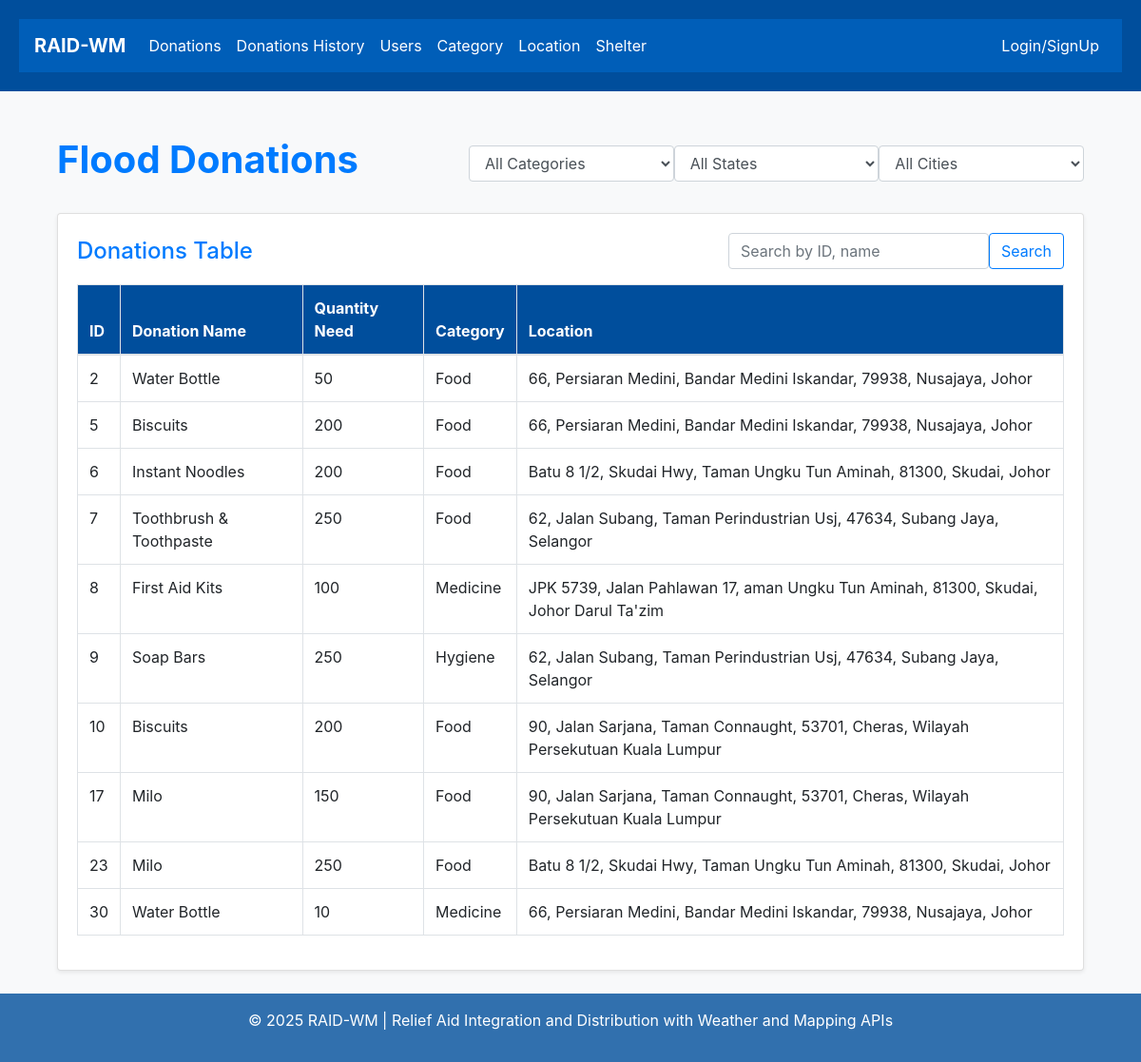
The page / on the database its author committed.
### members/models.py (models this page shows, shortened)
class Donation(models.Model):
    donationName = models.CharField(max_length=100)
    donationQuantity = models.IntegerField()
    category = models.ForeignKey(Category, on_delete=models.CASCADE, null=True, blank=True)
    location = models.ForeignKey(Location, on_delete=models.CASCADE, null=True, blank=True)

class Category(models.Model):
    name = models.CharField(max_length=50)
    def __str__(self):
        return self.name

class Location(models.Model):
    house_number = models.CharField(max_length=10)
    street_name = models.CharField(max_length=100)
    residential_area = models.CharField(max_length=100)
    postcode = models.CharField(max_length=10)
    city = models.CharField(max_length=100)
    state = models.CharField(max_length=100)
    def __str__(self):
        return f"{self.house_number}, {self.street_name}, {self.residential_area}, {self.postcode}, {self.city}, {self.state}"

### members/views.py (the view)
# urls.py: path("", views.donation_list, name="donation"),
def donation_list(request):
    query = request.GET.get('q', '').strip()
    category_id = request.GET.get('category')
    state = request.GET.get('state')
    city = request.GET.get('city')
    donations = Donation.objects.select_related('location', 'category').all()
    if query:
        donations = donations.filter(
            Q(id__iexact=query) |
            Q(donationName__icontains=query)
        )
    if category_id:
        donations = donations.filter(category__id=category_id)
    if state:
        donations = donations.filter(location__state=state)
    if city:
        donations = donations.filter(location__city=city)
    categories = Category.objects.all()
    states = Location.objects.values_list('state', flat=True).distinct()
    cities = Location.objects.values_list('city', flat=True).distinct()
    context = {
        'donations': donations,
        'categories': categories,
        'states': states,
        'cities': cities,
        'selected_category': category_id,
        'selected_state': state,
        'selected_city': city,
        'query': query,
    }
    return render(request, 'donation/donation.html', context)

### members/templates/donation/donation.html (shortened to what this page needs)
{% extends "master.html" %}
{% block content %}
<div class="container mt-4">
  <div class="d-flex justify-content-between align-items-center mb-4">
    <h1 class="text-primary font-weight-bold">Flood Donations</h1>
    <form method="get" class="d-flex align-items-center">
      <select name="category" class="form-control form-select" onchange="this.form.submit()">
        <option value="">All Categories</option>
      </select>
      <select name="state" class="form-control me-2" onchange="this.form.submit()">
        <option value="">All States</option>
      </select>
      <select name="city" class="form-control" onchange="this.form.submit()">
        <option value="">All Cities</option>
      </select>
    </form>
  </div>
  <div class="card shadow-sm mb-4">
    <div class="card-body">
        <div class="d-flex justify-content-between align-items-center flex-wrap mb-3">
            <h4 class="card-title mb-0 text-primary">Donations Table</h4>
            <form method="get" action="" class="d-flex">
              <input type="text" name="q" class="form-control me-2" placeholder="Search by ID, name" value="{{ query|default:'' }}">
              <button type="submit" class="btn btn-outline-primary">Search</button>
            </form>
        </div>
      {% if donations %}
      <div class="table-responsive">
        <table class="table table-bordered table-hover">
          <thead style="background-color: #004e9c; color: white;">
            <tr>
              <th>ID</th>
              <th>Donation Name</th>
              <th>Quantity Need</th>
              <th>Category</th>
              <th>Location</th>
            </tr>
          </thead>
          <tbody>
            {% for donation in donations %}
            <tr>
              <td>{{ donation.id }}</td>
              <td>{{ donation.donationName }}</td>
              <td>{{ donation.donationQuantity }}</td>
              <td>{{ donation.category }}</td>
              <td>{{ donation.location }}</td>
            </tr>
            {% endfor %}
          </tbody>
        </table>
      </div>
      {% else %}
      <div class="alert alert-info mt-3" role="alert">
        No donations found.
      </div>
      {% endif %}
    </div>
  </div>
</div>
{% endblock %}

### members/templates/master.html (style rules this page uses)
html, body { height: 100%; margin: 0; background-color: #f8f9fa; }

### rows shown on the page
Donation: id "2", donationName "Water Bottle", donationQuantity "50", category "Food", location "66, Persiaran Medini, Bandar Medini Iskandar, 79938, Nusajaya, Johor"
Donation: id "5", donationName "Biscuits", donationQuantity "200", category "Food", location "66, Persiaran Medini, Bandar Medini Iskandar, 79938, Nusajaya, Johor"
Donation: id "6", donationName "Instant Noodles", donationQuantity "200", category "Food", location "Batu 8 1/2, Skudai Hwy, Taman Ungku Tun Aminah, 81300, Skudai, Johor"
Donation: id "7", donationName "Toothbrush & Toothpaste", donationQuantity "250", category "Food", location "62, Jalan Subang, Taman Perindustrian Usj, 47634, Subang Jaya, Selangor"
Donation: id "8", donationName "First Aid Kits", donationQuantity "100", category "Medicine", location "JPK 5739, Jalan Pahlawan 17, aman Ungku Tun Aminah, 81300, Skudai, Johor Darul Ta'zim"
Donation: id "9", donationName "Soap Bars", donationQuantity "250", category "Hygiene", location "62, Jalan Subang, Taman Perindustrian Usj, 47634, Subang Jaya, Selangor"
Donation: id "10", donationName "Biscuits", donationQuantity "200", category "Food", location "90, Jalan Sarjana, Taman Connaught, 53701, Cheras, Wilayah Persekutuan Kuala Lumpur"
Donation: id "17", donationName "Milo", donationQuantity "150", category "Food", location "90, Jalan Sarjana, Taman Connaught, 53701, Cheras, Wilayah Persekutuan Kuala Lumpur"
Donation: id "23", donationName "Milo", donationQuantity "250", category "Food", location "Batu 8 1/2, Skudai Hwy, Taman Ungku Tun Aminah, 81300, Skudai, Johor"
Donation: id "30", donationName "Water Bottle", donationQuantity "10", category "Medicine", location "66, Persiaran Medini, Bandar Medini Iskandar, 79938, Nusajaya, Johor"
